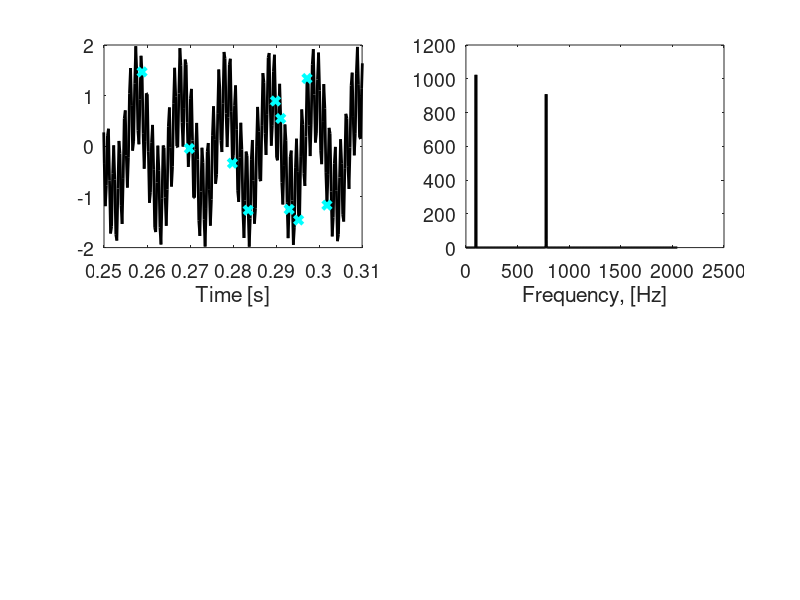

MATLAB code for this plot: (Note: this script raises an error after producing the figure.)
% example of Beating Nyquist with compressed sensing
% https://www.youtube.com/watch?v=A8W1I3mtjp8&list=PLMrJAkhIeNNRHP5UA-gIimsXLQyHXxRty&index=7
% https://friedlander.io/spgl1/

clear all; close all;
M=8;
RMSE=zeros(M,1);
RRMSE=zeros(M,1);
RMSE_half=zeros(M,1);
No_of_measurements=zeros(M,1);
for k=1:M
    %% Generate signal, PSD of signal
    n = 4096;
t = linspace(0, 1, n);
x = (cos(2 * 97 * pi * t) + cos(2 * 777 * pi * t));%+0.2*rand(n,1)')-0.1;
xt = fft(x); % Fourier trasnformed signal
%xd = dct(x); % Discrete cosine transformed signal
PSD = xt.*conj(xt)/n; % Power spectral density

%% Randomly sample signal
p= k*n/32; % num. random samples, p=n/32 CR=128/(2*777)*100 ~8.2% ?
No_of_measurements(k)=p;
perm = round(rand(p,1)*n);
perm(perm==0)=1;
y = x(perm); % compressed measurement
%Theta = randn(p, n); 

%y = x(n/p:n/p:end); % measurement on uniform mesh is bad!
%% Plot 1
time_window = [1024 1280]/4096;
figure
subplot(2,2,2)
freq = n/(n)*[0:n];
L = 1:floor(n/2);
plot(freq(L),PSD(L),'k','LineWidth',2);
%stem(freq(L),PSD(L),'k','LineWidth',2);
xlabel('Frequency, [Hz]');set(gca,'Fontsize',14);
subplot(2,2,1)
plot(t,x,'k','LineWidth',2);
hold on;
plot(t(perm),y,'cx','Linewidth',3);
%plot(t(n/p:n/p:end),y,'cx','Linewidth',3);
xlabel('Time [s]'); set(gca, 'Fontsize',14);
xlim([0.25 0.31]);
%% Solve compressed sensing problem
Psi = dct(eye(n,n)); % build Psi
Theta = Psi(perm, :); % random rows of Psi

% Standard Lasso problem
tau=100;
[s_L1,r,g,info] = spg_lasso(Theta,y',tau);
% the basis pursuit problem
%  sigma = 1.;
%  [s_L1,r,g,info] = spg_bpdn(Theta,y',sigma);

% The standard basis-pursuit denoise problem
%[s_L1,r,g,info] = spg_bp(Theta,y');

%s_L2 = pinv(Theta)*y'; % L2 minimum norm solution s_L2
xrecon = idct(s_L1); % reconstruct full signal

%% Plot 2
subplot(2,2,3)
plot(t,xrecon, 'c', 'LineWidth',2);
ylim([-2,2]);
xlabel('Time [s]'); set(gca, 'Fontsize',14);
xlim([0.25 0.31]);
subplot(2,2,4)
xtrecon = fft(xrecon,n); % computes the fast discrete Fourier transform
PSDrecon = xtrecon.*conj(xtrecon)/n; % Power spectrum of reconstructed signal
plot(freq(L),PSDrecon(L),'c', 'LineWidth',2);
xlabel('Frequency [Hz]'); set(gca,'Fontsize',14);

%%
RMSE(k) = sqrt(mean((x' - xrecon).^2))  % Root Mean Squared Error
RMSE_half(k) = sqrt(mean((x(1:n/2)' - xrecon(1:n/2)).^2))  % Root Mean Squared Error

RRMSE(k)=RMSE(k)/sqrt(mean((x').^2)) % Relative Root Mean Squared Error
end

figure;
subplot(3,1,1);
plot(No_of_measurements,RMSE,'o-');
ylabel('RMSE');
xlabel('No of measurements');
subplot(3,1,2);
plot(No_of_measurements,RMSE_half,'o-');
xlabel('No of measurements');
title('RMSE half of the signal');
subplot(3,1,3);
plot(No_of_measurements,RRMSE,'o-');

xlabel('No of measurements');
ylabel('RRMSE');

figure;
plot(t,xrecon);hold on; plot(t,x,'r');